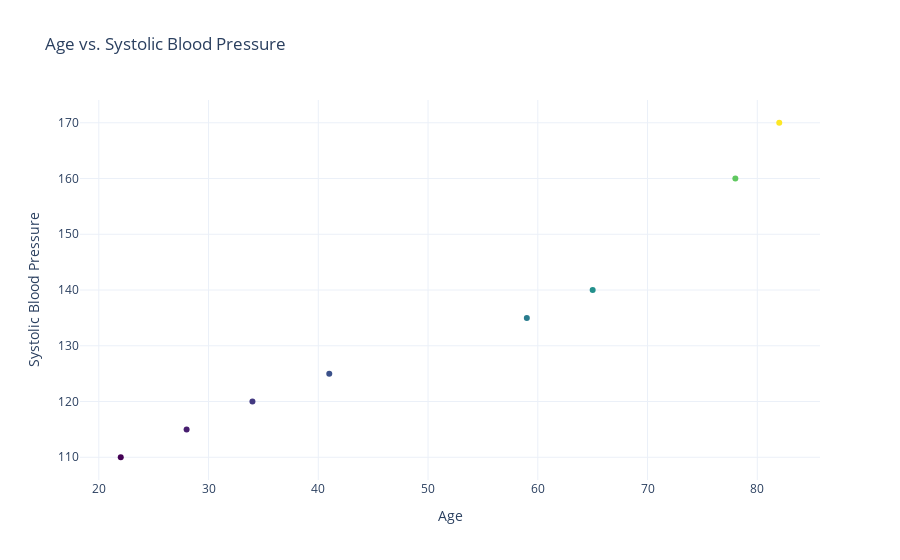

This figure's notebook cell:
### Markdown cell above
### Plotly Scatter Plot

### Code cell
fig = go.Figure(
    data=go.Scatter(
        x=patients_df['age'],
        y=patients_df['blood_pressure_systolic'],
        mode='markers',  # display as markers (points)
        marker=dict(color=patients_df['cholesterol_level'], colorscale='Viridis'), # color based on cholesterol. Notice, it's a dictionary
        text=[f"Cholesterol: {c_level}" for c_level in patients_df['cholesterol_level']] # add cholesterol to hover.
))

fig.update_layout(
    title="Age vs. Systolic Blood Pressure",
    xaxis_title="Age",
    yaxis_title="Systolic Blood Pressure",
    coloraxis_colorbar=dict(title="Cholesterol Level"),
    template="plotly_white"  # Clean background style. Try "plotly_dark" or "ggplot2"
)

fig.show()

### Figure 1 — Plotly figure (JSON) as saved in the notebook; plotly's stock layout.template omitted (floating-point values rounded to 4 significant figures)
{"data": [{"marker": {"color": [180, 220, 160, 250, 190, 210, 170, 280], "colorscale": [[0, "#440154"], [0.1111, "#482878"], [0.2222, "#3e4989"], [0.3333, "#31688e"], [0.4444, "#26828e"], [0.5556, "#1f9e89"], [0.6667, "#35b779"], [0.7778, "#6ece58"], [0.8889, "#b5de2b"], [1, "#fde725"]]}, "mode": "markers", "text": ["Cholesterol: 180", "Cholesterol: 220", "Cholesterol: 160", "Cholesterol: 250", "Cholesterol: 190", "Cholesterol: 210", "Cholesterol: 170", "Cholesterol: 280"], "type": "scatter", "x": [34, 65, 22, 78, 41, 59, 28, 82], "y": [120, 140, 110, 160, 125, 135, 115, 170]}], "layout": {"coloraxis": {"colorbar": {"title": {"text": "Cholesterol Level"}}}, "title": {"text": "Age vs. Systolic Blood Pressure"}, "xaxis": {"title": {"text": "Age"}}, "yaxis": {"title": {"text": "Systolic Blood Pressure"}}}}
